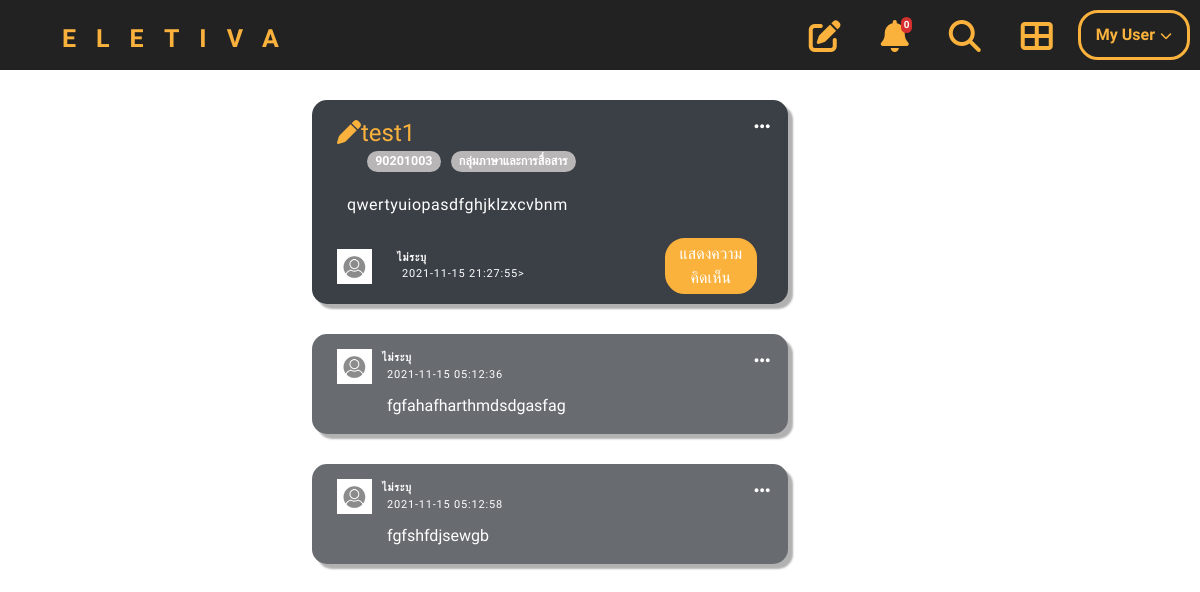
Screenshot of /post.php?id=1 (signed in) with the database file from the repository.
### tables this page shows
CREATE TABLE `post` (
  `ID_post` int(11) UNSIGNED NOT NULL,
  `Group_subject` varchar(50) NOT NULL,
  `ID_subject` int(8) NOT NULL,
  `name_subject` varchar(75) NOT NULL,
  `type_post` int(2) NOT NULL,
  `title_post` varchar(50) NOT NULL,
  `msg_post` varchar(255) NOT NULL,
  `time_post` timestamp NOT NULL DEFAULT current_timestamp() ON UPDATE current_timestamp(),
  `create_by` bigint(20) UNSIGNED NOT NULL,
  `report` int(5) NOT NULL
);

CREATE TABLE `users` (
  `ID` bigint(20) UNSIGNED NOT NULL,
  `email` varchar(255) NOT NULL,
  `password` varchar(255) NOT NULL,
  `code` mediumint(50) DEFAULT NULL,
  `status` int(11) NOT NULL,
  `name` varchar(255) DEFAULT NULL,
  `major` varchar(255) DEFAULT NULL,
  `introduce` varchar(255) DEFAULT NULL,
  `picture` varchar(255) DEFAULT NULL,
  `sex` varchar(1) DEFAULT NULL
);

CREATE TABLE `comment` (
  `ID_comment` int(11) NOT NULL,
  `msg_comment` varchar(255) NOT NULL,
  `rate` int(5) DEFAULT NULL,
  `time_comment` timestamp NOT NULL DEFAULT current_timestamp() ON UPDATE current_timestamp(),
  `create_by` bigint(20) UNSIGNED NOT NULL,
  `from_post` int(11) NOT NULL
);

### post.php (the view, shortened to what this page needs)
<link rel="stylesheet " type="text/css " href="css/post-reveiw.css ">
<?php
include "header.php";
if ($_GET['id']){
    $x = $_GET['id'];
    $queryP = "SELECT create_by FROM post WHERE ID_post = '$x'";
    $resultpost = mysqli_query($connect, $queryP);
    $rowpost = mysqli_fetch_assoc($resultpost);
    $IDpost = $rowpost["create_by"];
    $queryC = "SELECT * FROM comment WHERE from_post = '$x'";
    $resultcom = mysqli_query($connect, $queryC);
    $queryU = "SELECT * FROM users WHERE ID = '$IDpost'";
    $resultU = mysqli_query($connect, $queryU);
    $rowUser = mysqli_fetch_assoc($resultU);
    $name = (empty($rowUser['name'])) ? 'ไม่ระบุ' : $rowUser["name"];
    $img = (empty($rowUser['picture'])) ? 'avatar.jpg' : $rowUser["picture"];
}
?>
<?php if((isset($_SESSION['status']) && !empty($_SESSION['status']) && $_SESSION['status'] != 3) || empty($_SESSION['status'])) : ?>
<body class="post">
    <div class="container-fluid mt-5">
        <div class="row">
            <div class="col-lg-3 col-sm-2"></div>
            <div class="col-lg-5 col-sm-8">
                <div class="post-review">
                    <div class="review-box">
                        <i class="fas fa-ellipsis-h " id="dropdownMenuButton1" data-bs-toggle="dropdown" aria-expanded="false"></i>
                        <?php
                        $queryP = "SELECT * FROM post WHERE ID_post = '$x'";
                        $resultpost = mysqli_query($connect, $queryP);
                        while($row = mysqli_fetch_assoc($resultpost)){
                            echo '<p class="title"><i class="fas fa-pen"></i>'.$row["title_post"].'
                            <br><span class="badge rounded-pill " id="code">'.$row["ID_subject"].'</span><span class="badge rounded-pill" id="category">'.$row["Group_subject"].'</span>
                            </p>';
                            echo '<p class="post-item">'.$row["msg_post"].'</p>';
                            echo '<div class="d-flex align-items-center ">';
                            echo '  <div class="d-inline ">';
                            echo '  <img src="myfile/'.$img.'" alt="Avatar" class="avatar">';
                            echo '</div>';
                            echo '<div class="d-inline col-sm-6">';
                            echo '  <strong>'.$name.'</strong>';
                            echo '  <span class="d-block" id="time">'.$row["time_post"].'></span>';
                            echo '</div>';
                            if(($_SESSION['status'] == 1) || ($_SESSION['status'] == 2)){
                            echo '<div class="d-grid col-lg-5 col-md-5 col-sm-4 float-end">';
                            echo '  <button type="button" data-bs-toggle="modal" data-bs-target="#exampleModal">แสดงความคิดเห็น</button>';
                            echo '</div>';
                            }
                            echo '</div>';
                        }
                        ?>
                    </div>
                </div>
            </div>
            <div class=" col-lg-4 col-sm-2"></div>
        </div>
        <?php
        while($row = mysqli_fetch_assoc($resultcom)){
            $IDuser = $row["create_by"];
            $querycU = "SELECT * FROM users WHERE ID = '.$IDuser.'";
            $resultcU = mysqli_query($connect, $querycU);
            $rowcUser = mysqli_fetch_assoc($resultcU);
            $name = (empty($rowcUser['name'])) ? 'ไม่ระบุ' : $rowUser["name"];
            $img = (empty($rowcUser['picture'])) ? 'avatar.jpg' : $rowcUser["picture"];
            echo '<div class="row ">';
            echo '<div class="col-lg-3 col-sm-2"></div>';
            echo '<div class="col-lg-5 col-sm-8">';
            echo '<div class="comment-review">';
            echo '<div class="comment-box">';
            echo '<i class="fas fa-ellipsis-h " id="dropdownMenuButton1" data-bs-toggle="dropdown" aria-expanded="false"></i>';
            echo'<div class="d-flex align-items-center ">';
            echo    '<div class="d-inline ">';
            echo        '<img src="myfile/'.$img.'" alt="Avatar" class="avatar">';
            echo    '</div>';
            echo    '<div class="d-inline ">';
            echo        '<strong>'.$name.'</strong>';
            echo        '<span class="d-block" id="time">'.$row["time_comment"].'</span>';
            echo    '</div>';
            echo'</div>';
            echo'<div class="d-block text-start ">';
            echo    '<p class="comment">'.$row["msg_comment"].'</p>';
            echo'</div>';
            echo '</div>';
            echo '</div>';
            echo '</div>';
            echo '</div>';
        }
        ?>
    </div>
</body>
<?php else: ?>
<?php include "logout.php"; ?>
<?php endif ?>

### css/post-reveiw.css (style rules this page uses)
body.post { width: 100vw; min-width: 100vw; }
.title { color: #FAB23D; font-size: 24px; }
.review-box { border-radius: 15px; background-color: #3B3F46; box-shadow: 5px 5px 2px rgb(177, 177, 177); padding: 15px 15px 10px 25px; }
.fa-ellipsis-h { float: right; color: white; padding: 3px; border-radius: 50%; display: block; text-align: center; font-size: 18px; }
.avatar { vertical-align: middle; width: 35px; height: 35px; }
.title .badge { background-color: #b8b6b6; font-size: 12.5px; }
#code { margin-left: 30px; }
#category { margin-left: 10px; }
.post-item { color: white; padding: 5px 10px; font-size: 16px; letter-spacing: 0.5px; }
strong { margin-left: 10px; font-size: 11px; color: white; letter-spacing: 0.8px; }
#time { margin-left: 15px; font-size: 11px; color: white; letter-spacing: 0.8px; }
.d-grid button { outline: none; border: none; color: white; background-color: #FAB23D; border: 2px solid #FAB23D; border-radius: 20px; padding: 2px 5px; margin-left: 60px; float: right; }
.comment-box { border-radius: 15px; background-color: #686b70; box-shadow: 5px 5px 2px rgb(177, 177, 177); padding: 15px 15px 10px 25px; margin-top: 30px; }
.comment { color: white; font-size: 16px; }
.d-block .comment { margin: 10px 0 6px 50px; }

### css/navbar.css (style rules this page uses)
* { box-sizing: border-box; padding: 0; margin: 0; font-family: 'IBM Plex Sans Thai', sans-serif; }

### rows the page displays
post: title_post "test1", ID_subject "90201003", Group_subject "กลุ่มภาษาและการสื่อสาร", msg_post "qwertyuiopasdfghjklzxcvbnm", create_by.name "ไม่ระบุ", time_post "2021-11-15 21:27:55"
comment: name "ไม่ระบุ", time_comment "2021-11-15 05:12:36", msg_comment "fgfahafharthmdsdgasfag"
comment: name "ไม่ระบุ", time_comment "2021-11-15 05:12:58", msg_comment "fgfshfdjsewgb"

### other values shown
$row["COUNT(ID_notify)"] "0"
